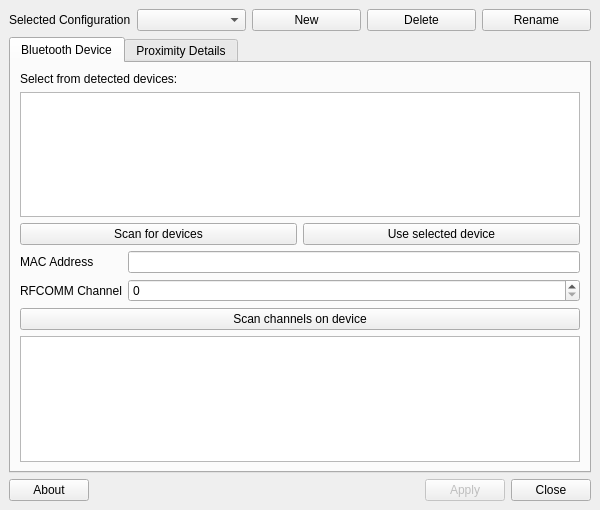
<?xml version="1.0" encoding="UTF-8"?>
<ui version="4.0">
 <class>MainWindow</class>
 <widget class="QMainWindow" name="MainWindow">
  <property name="geometry">
   <rect>
    <x>0</x>
    <y>0</y>
    <width>600</width>
    <height>500</height>
   </rect>
  </property>
  <property name="windowTitle">
   <string>BlueProximity Preferences</string>
  </property>
  <widget class="QWidget" name="centralwidget">
   <layout class="QVBoxLayout" name="verticalLayout">
    <item>
     <layout class="QHBoxLayout" name="horizontalLayout">
      <item>
       <widget class="QLabel" name="label">
        <property name="text">
         <string>Selected Configuration</string>
        </property>
       </widget>
      </item>
      <item>
       <widget class="QComboBox" name="comboConfig"/>
      </item>
      <item>
       <widget class="QPushButton" name="btnNew">
        <property name="text">
         <string>New</string>
        </property>
       </widget>
      </item>
      <item>
       <widget class="QPushButton" name="btnDelete">
        <property name="text">
         <string>Delete</string>
        </property>
       </widget>
      </item>
      <item>
       <widget class="QPushButton" name="btnRename">
        <property name="text">
         <string>Rename</string>
        </property>
       </widget>
      </item>
     </layout>
    </item>
    <item>
     <widget class="QTabWidget" name="notebook1">
      <property name="currentIndex">
       <number>0</number>
      </property>
      <widget class="QWidget" name="tabDevice">
       <attribute name="title">
        <string>Bluetooth Device</string>
       </attribute>
       <layout class="QVBoxLayout" name="verticalLayout_2">
        <item>
         <widget class="QLabel" name="label_2">
          <property name="text">
           <string>Select from detected devices:</string>
          </property>
         </widget>
        </item>
        <item>
         <widget class="QTreeView" name="treeScanResult"/>
        </item>
        <item>
         <layout class="QHBoxLayout" name="horizontalLayout_2">
          <item>
           <widget class="QPushButton" name="btnScan">
            <property name="text">
             <string>Scan for devices</string>
            </property>
           </widget>
          </item>
          <item>
           <widget class="QPushButton" name="btnSelect">
            <property name="text">
             <string>Use selected device</string>
            </property>
           </widget>
          </item>
         </layout>
        </item>
        <item>
         <layout class="QFormLayout" name="formLayout">
          <item row="0" column="0">
           <widget class="QLabel" name="label_3">
            <property name="text">
             <string>MAC Address</string>
            </property>
           </widget>
          </item>
          <item row="0" column="1">
           <widget class="QLineEdit" name="entryMAC"/>
          </item>
          <item row="1" column="0">
           <widget class="QLabel" name="label_4">
            <property name="text">
             <string>RFCOMM Channel</string>
            </property>
           </widget>
          </item>
          <item row="1" column="1">
           <widget class="QSpinBox" name="entryChannel"/>
          </item>
         </layout>
        </item>
        <item>
         <widget class="QPushButton" name="btnScanChannel">
          <property name="text">
           <string>Scan channels on device</string>
          </property>
         </widget>
        </item>
        <item>
         <widget class="QTreeView" name="treeScanChannelResult"/>
        </item>
       </layout>
      </widget>
      <widget class="QWidget" name="tabSettings">
       <attribute name="title">
        <string>Proximity Details</string>
       </attribute>
       <layout class="QFormLayout" name="formLayout_2">
        <item row="0" column="0" colspan="2">
         <widget class="QLabel" name="label_5">
          <property name="text">
           <string>&lt;b&gt;Locking&lt;/b&gt;</string>
          </property>
         </widget>
        </item>
        <item row="1" column="0">
         <widget class="QLabel" name="label_6">
          <property name="text">
           <string>Distance:</string>
          </property>
         </widget>
        </item>
        <item row="1" column="1">
         <widget class="QSlider" name="hscaleLockDist">
          <property name="maximum">
           <number>127</number>
          </property>
          <property name="orientation">
           <enum>Qt::Horizontal</enum>
          </property>
         </widget>
        </item>
        <item row="2" column="0">
         <widget class="QLabel" name="label_7">
          <property name="text">
           <string>Duration (sec.):</string>
          </property>
         </widget>
        </item>
        <item row="2" column="1">
         <widget class="QSlider" name="hscaleLockDur">
          <property name="maximum">
           <number>120</number>
          </property>
          <property name="orientation">
           <enum>Qt::Horizontal</enum>
          </property>
         </widget>
        </item>
        <item row="3" column="0" colspan="2">
         <widget class="QLabel" name="label_8">
          <property name="text">
           <string>&lt;b&gt;Unlocking&lt;/b&gt;</string>
          </property>
         </widget>
        </item>
        <item row="4" column="0">
         <widget class="QLabel" name="label_9">
          <property name="text">
           <string>Distance:</string>
          </property>
         </widget>
        </item>
        <item row="4" column="1">
         <widget class="QSlider" name="hscaleUnlockDist">
          <property name="maximum">
           <number>127</number>
          </property>
          <property name="orientation">
           <enum>Qt::Horizontal</enum>
          </property>
         </widget>
        </item>
        <item row="5" column="0">
         <widget class="QLabel" name="label_10">
          <property name="text">
           <string>Duration (sec.):</string>
          </property>
         </widget>
        </item>
        <item row="5" column="1">
         <widget class="QSlider" name="hscaleUnlockDur">
          <property name="maximum">
           <number>120</number>
          </property>
          <property name="orientation">
           <enum>Qt::Horizontal</enum>
          </property>
         </widget>
        </item>
        <item row="6" column="0">
         <widget class="QLabel" name="label_16">
          <property name="text">
           <string>&lt;b&gt;Measured atm&lt;/b&gt;</string>
          </property>
         </widget>
        </item>
        <item row="7" column="0">
         <widget class="QLabel" name="label_18">
          <property name="text">
           <string>Distance:</string>
          </property>
         </widget>
        </item>
        <item row="7" column="1">
         <widget class="QSlider" name="hscaleAct">
          <property name="maximum">
           <number>127</number>
          </property>
          <property name="orientation">
           <enum>Qt::Horizontal</enum>
          </property>
         </widget>
        </item>
        <item row="8" column="0">
         <widget class="QPushButton" name="btnResetMinMax">
          <property name="text">
           <string>Reset Min/Max</string>
          </property>
         </widget>
        </item>
        <item row="8" column="1">
         <widget class="QLabel" name="labState">
          <property name="text">
           <string>min: - max: - state: -</string>
          </property>
         </widget>
        </item>
        <item row="9" column="0" colspan="2">
         <widget class="QLabel" name="label_11">
          <property name="text">
           <string>&lt;b&gt;Action commands&lt;/b&gt;</string>
          </property>
         </widget>
        </item>
        <item row="10" column="0">
         <widget class="QLabel" name="label_12">
          <property name="text">
           <string>Locking command:</string>
          </property>
         </widget>
        </item>
        <item row="10" column="1">
         <widget class="QComboBox" name="comboLock">
          <property name="editable">
           <bool>true</bool>
          </property>
         </widget>
        </item>
        <item row="11" column="0">
         <widget class="QLabel" name="label_13">
          <property name="text">
           <string>Unlocking command:</string>
          </property>
         </widget>
        </item>
        <item row="11" column="1">
         <widget class="QComboBox" name="comboUnlock">
          <property name="editable">
           <bool>true</bool>
          </property>
         </widget>
        </item>
        <item row="12" column="0">
         <widget class="QLabel" name="label_14">
          <property name="text">
           <string>Proximity command:</string>
          </property>
         </widget>
        </item>
        <item row="12" column="1">
         <widget class="QComboBox" name="comboProxi">
          <property name="editable">
           <bool>true</bool>
          </property>
         </widget>
        </item>
        <item row="13" column="0">
         <widget class="QLabel" name="label_15">
          <property name="text">
           <string>Command interval:</string>
          </property>
         </widget>
        </item>
        <item row="13" column="1">
         <widget class="QSlider" name="hscaleProxi">
          <property name="maximum">
           <number>600</number>
          </property>
          <property name="orientation">
           <enum>Qt::Horizontal</enum>
          </property>
         </widget>
        </item>
        <item row="14" column="0" colspan="2">
         <widget class="QLabel" name="label_17">
          <property name="text">
           <string>&lt;b&gt;Logging&lt;/b&gt;</string>
          </property>
         </widget>
        </item>
        <item row="15" column="0">
         <widget class="QCheckBox" name="checkSyslog">
          <property name="text">
           <string>Syslog</string>
          </property>
         </widget>
        </item>
        <item row="15" column="1">
         <widget class="QComboBox" name="comboFacility"/>
        </item>
        <item row="16" column="0">
         <widget class="QCheckBox" name="checkFile">
          <property name="text">
           <string>File</string>
          </property>
         </widget>
        </item>
        <item row="16" column="1">
         <widget class="QLineEdit" name="entryFile"/>
        </item>
       </layout>
      </widget>
     </widget>
    </item>
    <item>
     <layout class="QHBoxLayout" name="horizontalLayout_3">
      <item>
       <widget class="QPushButton" name="btnInfo">
        <property name="text">
         <string>About</string>
        </property>
       </widget>
      </item>
      <item>
       <spacer name="horizontalSpacer">
        <property name="orientation">
         <enum>Qt::Horizontal</enum>
        </property>
        <property name="sizeHint" stdset="0">
         <size>
          <width>40</width>
          <height>20</height>
         </size>
        </property>
       </spacer>
      </item>
      <item>
       <widget class="QPushButton" name="btnApply">
        <property name="text">
         <string>Apply</string>
        </property>
        <property name="enabled">
         <bool>false</bool>
        </property>
       </widget>
      </item>
      <item>
       <widget class="QPushButton" name="btnClose">
        <property name="text">
         <string>Close</string>
        </property>
       </widget>
      </item>
     </layout>
    </item>
   </layout>
  </widget>
 </widget>
 <resources/>
 <connections/>
</ui>
